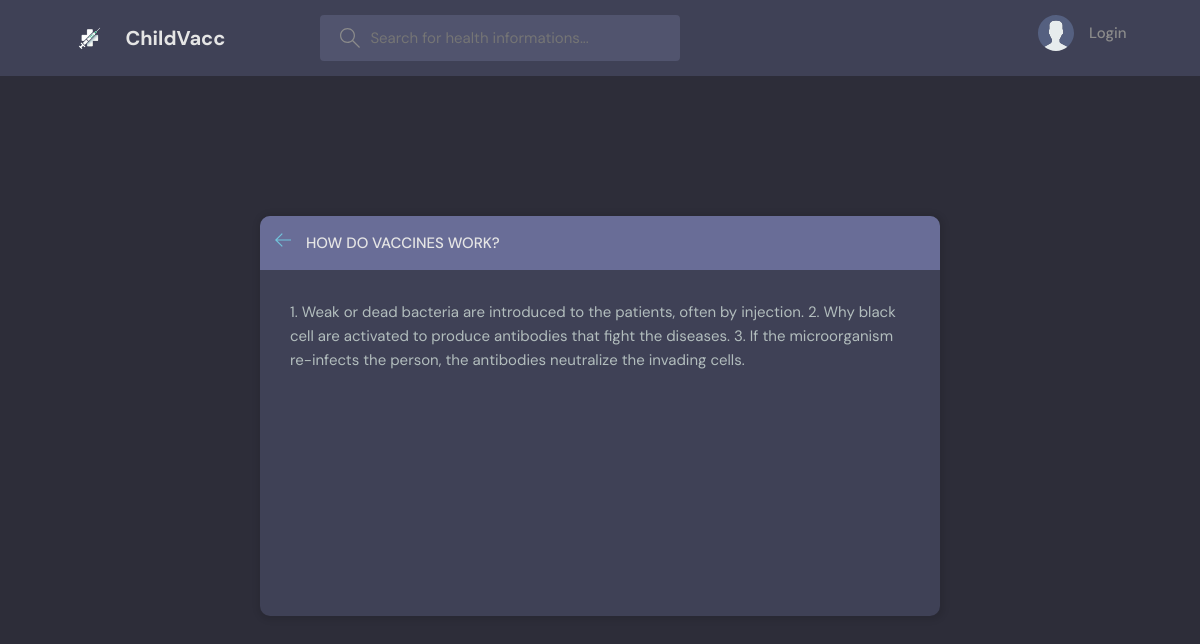
Page /healthinfo/4 on the committed database.
### base/models.py (models this page shows, shortened)
class HealthInfo(models.Model):
    admin = models.ForeignKey(Admin, on_delete=models.CASCADE)
    topic = models.CharField(max_length=100)
    healthinfo = models.TextField(null=True, blank=True)
    date = models.DateTimeField(auto_now=True)
    class Meta:
        ordering = ['-date']

### base/views.py (the view)
# urls.py: path('healthinfo/<str:pk>', views.viewHealthInfo, name="healthinfo"),
def viewHealthInfo(request, pk):
    healthinfo = HealthInfo.objects.get(id=pk)
    context = {'healthinfo': healthinfo}
    return render(request, 'base/view_healthinfo.html', context)

### base/templates/base/view_healthinfo.html
{% extends 'main.html' %}
{% block content %}
  <main class="create-room layout">
    <div class="container">
      <div class="layout__box">
        <div class="layout__boxHeader">
          <div class="layout__boxTitle">
            <a href="{{request.META.HTTP_REFERER}}">
              <svg version="1.1" xmlns="http://www.w3.org/2000/svg" width="32" height="32" viewBox="0 0 32 32">
                <title>arrow-left</title>
                <path
                  d="M13.723 2.286l-13.723 13.714 13.719 13.714 1.616-1.611-10.96-10.96h27.625v-2.286h-27.625l10.965-10.965-1.616-1.607z">
                </path>
              </svg>
            </a>
            <h3>{{healthinfo.topic}}</h3>
          </div>
        </div>
        <div class="layout__body">
            <div class="form__group">
                <label>{{healthinfo.healthinfo}}</label>
            </div>
      </div>
      </div>
    </div>
  </main>
{% endblock content %}

### static/styles/style.css (style rules this page uses)
:root { --color-main: #71c6dd; --color-main-light: #e1f6fb; --color-dark: #3f4156; --color-dark-medium: #51546e; --color-dark-light: #696d97; --color-light: #e5e5e5; --color-gray: #8b8b8b; --color-light-gray: #b2bdbd; --color-bg: #2d2d39; --color-success: #5dd693; --color-error: #fc4b0b; }
* { font-family: "DM Sans", -apple-system, BlinkMacSystemFont, "Segoe UI", Roboto, Oxygen, Ubuntu, Cantarell, "Open Sans", "Helvetica Neue", sans-serif; margin: 0; padding: 0; box-sizing: border-box; text-rendering: optimizeLegibility; font-size: inherit; }
html { font-size: 56.25%; }
@media only screen and (min-width: 1200px) { html { font-size: 62.5%; } }
body { line-height: 1.6; font-weight: 400; font-size: 1.5rem; color: var(--color-light-gray); background-color: var(--color-bg); min-height: 100vh; }
a { display: inline-block; color: var(--color-main); text-decoration: none; }
.container { max-width: 120rem; width: 90%; margin: auto; }
.layout { margin-top: 2.4rem; }
.layout > .container { display: flex; justify-content: space-between; align-items: flex-start; }
.layout__box { width: 90%; max-width: 48rem; min-height: 40rem; position: absolute; top: 50%; left: 50%; transform: translate(-50%, -46%); background-color: var(--color-dark); border-radius: 1rem; box-shadow: 1px 1px 6px 3px rgba(0, 0, 0, 0.1); overflow: hidden; }
.layout__boxHeader { display: flex; padding: 1.5rem; background-color: var(--color-dark-light); }
.layout__boxTitle { display: flex; gap: 1.5rem; align-items: center; }
.layout__boxTitle h3 { text-transform: uppercase; font-weight: 500; color: var(--color-light); }
.layout__boxTitle svg { width: 1.6rem; height: 1.6rem; fill: var(--color-main); }
.layout__body { margin: 3rem; }
.form__group { margin-bottom: 2rem; width: 100%; }
.form__group label { display: block; font-size: 1.5rem; margin-bottom: 1rem; }
.create-room.layout .layout__box { max-width: 68rem; }

### rows in the picture
HealthInfo: topic "HOW DO VACCINES WORK?", healthinfo "1. Weak or dead bacteria are introduced to the patients, often by injection. 2. Why black cell are activated to produce antibodies that fight the diseases. 3. If the microorganism re-infects the person, the antibodies neutralize the invading cells."
